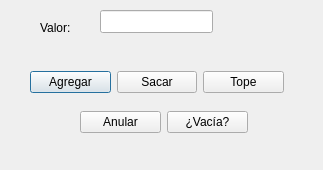
<?xml version="1.0" encoding="UTF-8"?>
<ui version="4.0">
 <class>T6Pilas</class>
 <widget class="QDialog" name="T6Pilas">
  <property name="geometry">
   <rect>
    <x>0</x>
    <y>0</y>
    <width>323</width>
    <height>170</height>
   </rect>
  </property>
  <property name="windowTitle">
   <string>Dialog</string>
  </property>
  <widget class="QLabel" name="label">
   <property name="geometry">
    <rect>
     <x>40</x>
     <y>20</y>
     <width>57</width>
     <height>15</height>
    </rect>
   </property>
   <property name="text">
    <string>Valor:</string>
   </property>
  </widget>
  <widget class="QLineEdit" name="lValor">
   <property name="geometry">
    <rect>
     <x>100</x>
     <y>10</y>
     <width>113</width>
     <height>23</height>
    </rect>
   </property>
  </widget>
  <widget class="QWidget" name="">
   <property name="geometry">
    <rect>
     <x>30</x>
     <y>70</y>
     <width>254</width>
     <height>25</height>
    </rect>
   </property>
   <layout class="QHBoxLayout" name="horizontalLayout">
    <item>
     <widget class="QPushButton" name="bAgregar">
      <property name="text">
       <string>Agregar</string>
      </property>
     </widget>
    </item>
    <item>
     <widget class="QPushButton" name="bSacar">
      <property name="text">
       <string>Sacar</string>
      </property>
     </widget>
    </item>
    <item>
     <widget class="QPushButton" name="bTope">
      <property name="text">
       <string>Tope</string>
      </property>
     </widget>
    </item>
   </layout>
  </widget>
  <widget class="QWidget" name="">
   <property name="geometry">
    <rect>
     <x>80</x>
     <y>110</y>
     <width>168</width>
     <height>25</height>
    </rect>
   </property>
   <layout class="QHBoxLayout" name="horizontalLayout_2">
    <item>
     <widget class="QPushButton" name="bAnular">
      <property name="text">
       <string>Anular</string>
      </property>
     </widget>
    </item>
    <item>
     <widget class="QPushButton" name="bVacia">
      <property name="text">
       <string>¿Vacía?</string>
      </property>
     </widget>
    </item>
   </layout>
  </widget>
 </widget>
 <resources/>
 <connections/>
</ui>
